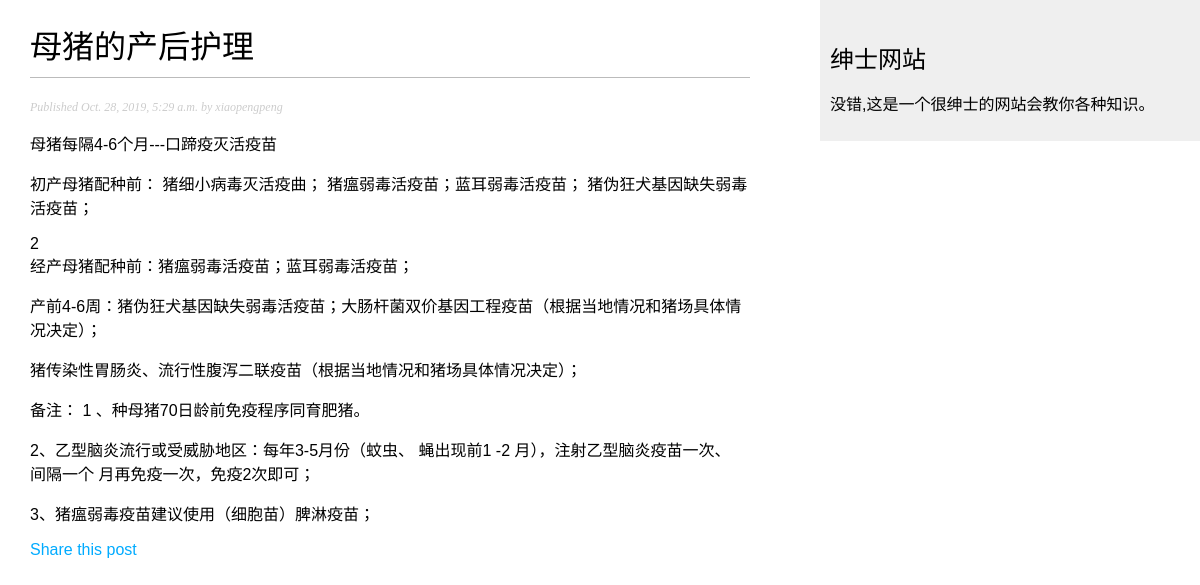
The app's page /blog/2019/10/28/pig/ with its own data.
### blog/models.py (models this page shows, shortened)
class Post(models.Model):
    STATUS_CHOICES=(
        ('draft','Draft'),
        ('published','Published'),
    )
    title=models.CharField(max_length=250)
    slug=models.SlugField(max_length=250,unique_for_date='publish')
    author=models.ForeignKey(User,on_delete=models.CASCADE,related_name='blog_posts')
    body=models.TextField()
    publish=models.DateTimeField(default=timezone.now)
    created=models.DateTimeField(auto_now_add=True)
    updated=models.DateTimeField(auto_now=True)
    status=models.CharField(max_length=10,choices=STATUS_CHOICES,default='draft')
    objects=models.Manager()
    published=PublishedManager()
    class Meta:
        ordering=('-publish',)

### blog/views.py (the view)
# urls.py: path('<int:year>/<int:month>/<int:day>/<slug:post>/',views.post_detail,name='post_detail'),
def post_detail(request,year,month,day,post):
    post=get_object_or_404(Post,slug=post,status='published',publish__year=year,publish__month=month,publish__day=day)
    return render(request,'blog/post/detail.html',{'posts':post})

### blog/templates/blog/post/detail.html (shortened to what this page needs)
{% extends 'blog/base.html' %}
{% block content %}
    <h1>{{ posts.title }}</h1>
    <p class="date">
    Published {{ posts.publish }} by {{ posts.author }}
    </p>
    {{ posts.body|linebreaks }}
    <p>
        <a href="{% url "blog:post_share" posts.id  %}">
            Share this post
        </a>
    </p>
{% endblock %}

### blog/static/css/blog.css (style rules this page uses)
body { margin:0; padding:0; font-family:helvetica, sans-serif; }
a { color:#00abff; text-decoration:none; }
h1 { font-weight:normal; border-bottom:1px solid #bbb; padding:0 0 10px 0; }
p.date { color:#ccc; font-family: georgia, serif; font-size: 12px; font-style: italic; }

### records on screen
Post: title "母猪的产后护理", publish "Oct. 28, 2019, 5:29 a.m.", author "xiaopengpeng", body "母猪每隔4-6个月---口蹄疫灭活疫苗 初产母猪配种前： 猪细小病毒灭活疫曲； 猪瘟弱毒活疫苗；蓝耳弱毒活疫苗； 猪伪狂犬基因缺失弱毒活疫苗； 2 经产母猪配种前：猪瘟弱毒活疫苗；蓝耳弱毒活疫苗； 产前4-6周：猪伪狂犬基因缺失弱毒活疫苗；大肠杆菌双价基因工程疫苗（根据当地情况和猪场具体情况决定）； 猪传染性胃肠炎、流行性腹泻二联疫苗（根据当地情况和猪场具体情况决定）； 备注： 1 、种母猪70日龄前免疫程序同育肥猪。 2、乙型脑炎流行或受威胁地区：每年3-5月份（蚊虫、 蝇出现前1 -2 月），注射乙型脑炎疫苗一次、 间隔一个 月再免疫一次，免疫2次即可； 3、猪瘟弱毒疫苗建议使用（细胞苗）脾淋疫苗；"
